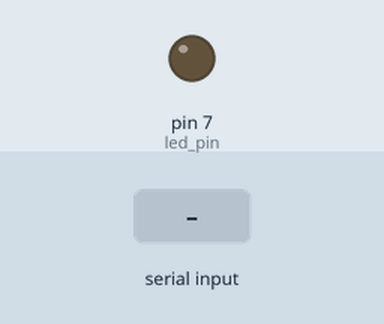
Bench run of a sketch on a simulated Arduino Uno, built with avr-gcc and run on an emulated ATmega328P. Parts: output pins drawn as LEDs (lit = HIGH). The test bench sets the inputs (shaded band).

Above: at 1.2 s.
1.3 s: "p" received over Serial
At 1.6 s:
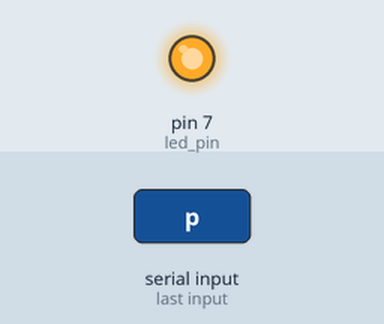
2.8 s: "1" received over Serial
At 4.0 s:
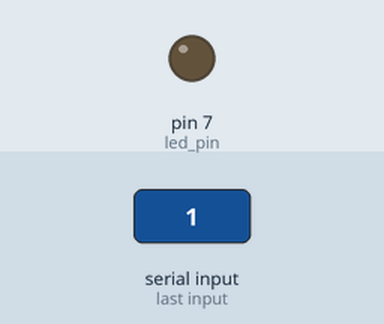
Timing chart, 0 to 5.8 s (numbered marks = the images above; inputs shaded):
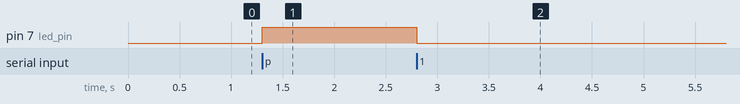

The sketch:

mosfet_test.ino
```cpp
#define led_pin 7

void setup() {
  Serial.begin(9600);
  pinMode(led_pin, OUTPUT);
  digitalWrite(led_pin, LOW);
}

void loop() {
  if (Serial.available()) {
    char c = Serial.read();
    while(Serial.available() > 0) {
      Serial.read();
    }
    // p turns it on
    if (c == 112) {
      digitalWrite(led_pin, HIGH);
    // ; turns it off
    } else if (c == 59) {
      digitalWrite(led_pin, LOW);
    // anything else turns it off
    } else {
      digitalWrite(led_pin, LOW);
    }
  }
}
```

Measured:
- after the input at 1.3 s, pin 7 (led_pin): LOW → HIGH at once
- after the input at 2.8 s, pin 7 (led_pin): HIGH → LOW at once
